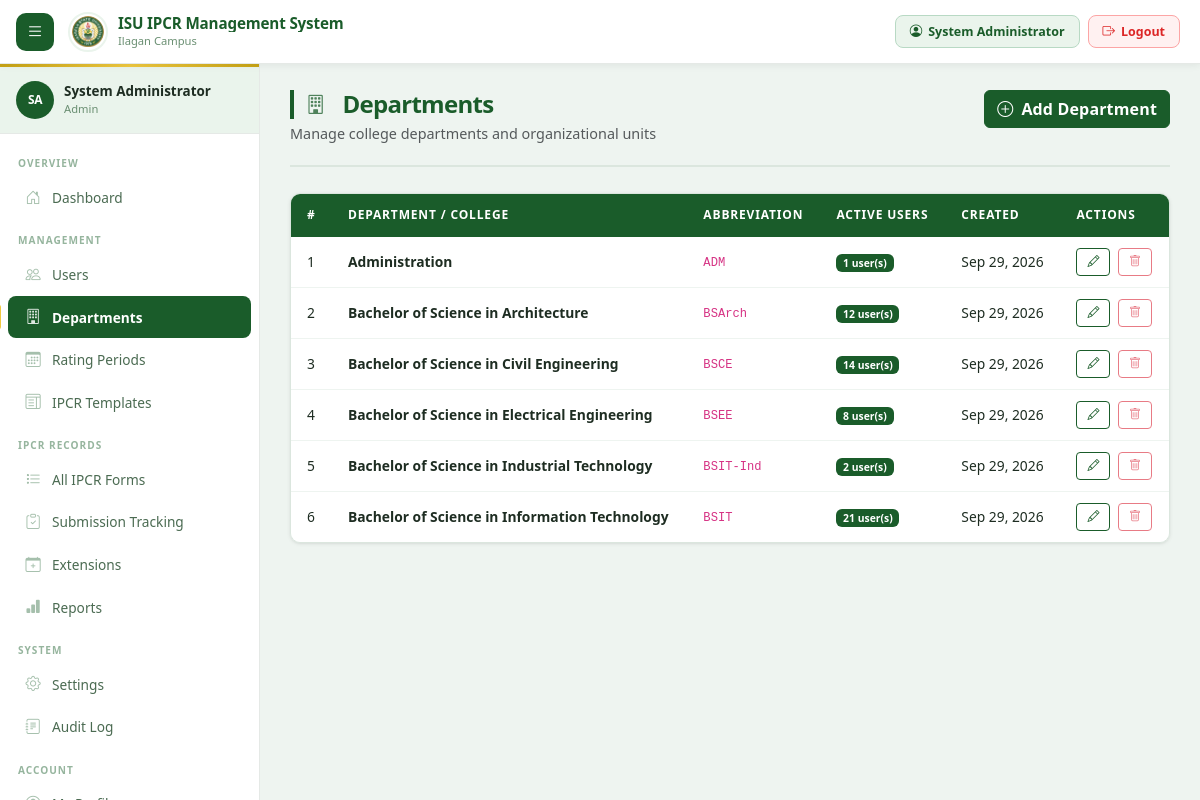
The app's page /admin/departments.php (signed in) with its own data.
### tables this page shows
CREATE TABLE `departments` (
  `id` int(11) NOT NULL,
  `name` varchar(200) NOT NULL,
  `abbreviation` varchar(20) DEFAULT NULL,
  `created_at` timestamp NOT NULL DEFAULT current_timestamp()
);

### config/auth.php (called while the page is built, shortened)
<?php
function h(mixed $val): string {
    return htmlspecialchars((string)($val ?? ''), ENT_QUOTES, 'UTF-8');
}

### admin/departments.php (the view, shortened to what this page needs)
<?php
require_once __DIR__ . '/../includes/header.php';
$db  = getDB();
$departments = $db->query("
    SELECT d.*, COUNT(u.id) as user_count
    FROM departments d
    LEFT JOIN users u ON u.department = d.name AND u.is_active = 1
    GROUP BY d.id
    ORDER BY d.name
")->fetchAll();
?>
<div class="page-header">
  <div class="page-header-left">
    <h1><i class="bi bi-building me-2"></i>Departments</h1>
    <p class="text-muted mb-0 mt-1" style="font-size: 0.9rem;">Manage college departments and organizational units</p>
  </div>
  <button class="btn btn-primary" data-bs-toggle="modal" data-bs-target="#deptModal"
    onclick="document.getElementById('dept-modal-title').textContent='Add Department';
             document.getElementById('dept-action').value='create';
             document.getElementById('dept-id').value='';
             document.getElementById('dept-form').reset();">
    <i class="bi bi-plus-circle me-2"></i>Add Department
  </button>
</div>
<div class="table-container">
  <table class="ipcr-table">
    <thead>
      <tr>
        <th>#</th>
        <th>Department / College</th>
        <th>Abbreviation</th>
        <th>Active Users</th>
        <th>Created</th>
        <th>Actions</th>
      </tr>
    </thead>
    <tbody>
      <?php foreach ($departments as $i => $d): ?>
      <tr>
        <td><?= $i + 1 ?></td>
        <td><strong><?= h($d['name']) ?></strong></td>
        <td><?= $d['abbreviation'] ? '<code>'.h($d['abbreviation']).'</code>' : '<span class="text-muted">—</span>' ?></td>
        <td>
          <span class="badge <?= $d['user_count'] > 0 ? 'bg-primary' : 'bg-secondary' ?>">
            <?= $d['user_count'] ?> user(s)
          </span>
        </td>
        <td class="text-muted-sm"><?= h(date('M d, Y', strtotime($d['created_at']))) ?></td>
        <td class="actions">
          <button class="btn btn-sm btn-outline-primary me-1" title="Edit"
            onclick="editDept(<?= htmlspecialchars(json_encode($d), ENT_QUOTES) ?>)">
            <i class="bi bi-pencil"></i>
          </button>
          <?php if ($d['user_count'] == 0): ?>
          <form method="POST" style="display:inline">
            <input type="hidden" name="action" value="delete">
            <input type="hidden" name="dept_id" value="<?= $d['id'] ?>">
            <button type="submit" class="btn btn-sm btn-outline-danger"
              onclick="return confirm('Delete department \'<?= h(addslashes($d['name'])) ?>\'?')" title="Delete">
              <i class="bi bi-trash"></i>
            </button>
          </form>
          <?php else: ?>
          <button class="btn btn-sm btn-outline-danger" disabled title="In use by users">
            <i class="bi bi-trash"></i>
          </button>
          <?php endif; ?>
        </td>
      </tr>
      <?php endforeach; ?>
    </tbody>
  </table>
</div>
<?php require_once __DIR__ . '/../includes/footer.php'; ?>

### assets/css/main.css (style rules this page uses)
:root { --primary: #1a5c2a; --primary-dark: #0e3d1a; --primary-light: #207832; --primary-xlight: #eaf4ec; --primary-hover: #1a6b2e; --accent: #c8a415; --accent-light: #f0c940; --accent-bg: #fdf9e8; --success: #16a34a; --warning: #d97706; --danger: #dc2626; --info: #0369a1; --white: #ffffff; --gray-50: #f6faf7; --gray-100: #eef4f0; --gray-200: #dbe6de; --gray-300: #c2d4c7; --gray-400: #96b59e; --gray-500: #6a8f72; --gray-600: #4b6b52; --gray-700: #334a38; --gray-800: #1e2d22; --sidebar-w: 272px; --navbar-h: 62px; --border-r: 10px; --border-r-sm: 6px; --border-r-lg: 14px; --shadow-xs: 0 1px 2px rgba(0,0,0,.05); --shadow-sm: 0 1px 4px rgba(0,0,0,.07), 0 1px 2px rgba(0,0,0,.04); --shadow-md: 0 4px 16px rgba(0,0,0,.09), 0 2px 6px rgba(0,0,0,.05); --shadow-lg: 0 8px 32px rgba(0,0,0,.13), 0 4px 12px rgba(0,0,0,.07); --transition: all .18s ease; }
*, *::before, *::after { box-sizing: border-box; }
body { font-family: 'Segoe UI', system-ui, -apple-system, sans-serif; font-size: 14px; color: var(--gray-800); background: var(--gray-100); min-height: 100vh; margin: 0; line-height: 1.55; -webkit-font-smoothing: antialiased; }
.page-header { margin-bottom: 26px; display: flex; align-items: flex-start; justify-content: space-between; gap: 16px; flex-wrap: wrap; padding-bottom: 20px; border-bottom: 2px solid var(--gray-200); }
.page-header h1 { font-size: 1.4rem; font-weight: 800; color: var(--primary); margin: 0 0 5px; letter-spacing: -.03em; display: flex; align-items: center; gap: 10px; }
.page-header h1 i { font-size: 1.2rem; opacity: .75; }
.table-container { border-radius: var(--border-r); overflow: hidden; border: 1px solid var(--gray-200); box-shadow: var(--shadow-sm); }
.ipcr-table { width: 100%; border-collapse: collapse; background: #fff; }
.ipcr-table thead tr { background: var(--primary); }
.ipcr-table th { color: #ffffff !important; font-size: .75rem; font-weight: 700; text-transform: uppercase; letter-spacing: .07em; padding: 12px 16px; border: none; white-space: nowrap; }
.ipcr-table td { padding: 11px 16px; border-bottom: 1px solid var(--gray-100); vertical-align: middle; font-size: .865rem; color: var(--gray-800); }
.ipcr-table tbody tr:last-child td { border-bottom: none; }
.ipcr-table tbody tr { transition: background .12s ease; }
.btn-primary { background-color: var(--primary) !important; border-color: var(--primary) !important; font-weight: 600 !important; letter-spacing: .01em; }
.btn-outline-primary { color: var(--primary) !important; border-color: var(--primary) !important; font-weight: 600 !important; }
.badge.bg-primary { background: var(--primary) !important; }
.text-muted-sm { font-size: .77rem; color: var(--gray-500); }
.ipcr-table td.actions { white-space: nowrap; vertical-align: middle; }
.ipcr-table td.actions .btn-sm { font-size: .75rem; padding: 4px 10px; white-space: nowrap; }

### includes/header.php (style rules this page uses)
:root { --topbar-h: 64px; --sidebar-w: 260px; }
.page-header h1 { font-size: 1.5rem; font-weight: 800; color: var(--primary); margin: 0 0 4px; padding-left: 12px; border-left: 4px solid var(--primary); letter-spacing: -.03em; }

### records on screen
departments: name "Administration", abbreviation "ADM", user_count "1", created_at "Sep 29, 2026"
departments: name "Bachelor of Science in Architecture", abbreviation "BSArch", user_count "12", created_at "Sep 29, 2026"
departments: name "Bachelor of Science in Civil Engineering", abbreviation "BSCE", user_count "14", created_at "Sep 29, 2026"
departments: name "Bachelor of Science in Electrical Engineering", abbreviation "BSEE", user_count "8", created_at "Sep 29, 2026"
departments: name "Bachelor of Science in Industrial Technology", abbreviation "BSIT-Ind", user_count "2", created_at "Sep 29, 2026"
departments: name "Bachelor of Science in Information Technology", abbreviation "BSIT", user_count "21", created_at "Sep 29, 2026"

### other values on screen
$_SESSION['name'] "System Administrator"
getInitials($_SESSION['name']) "SA"
$currentRole "Admin"
